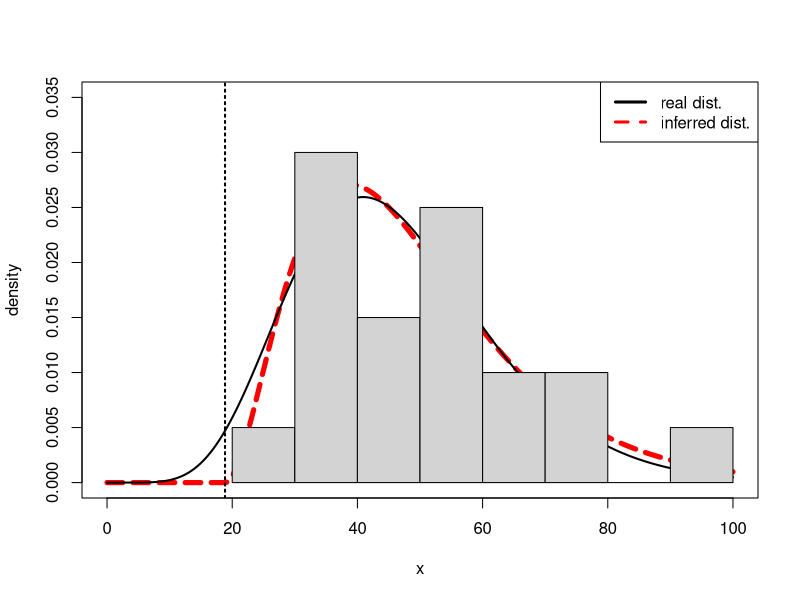

R code for this plot:
require(viridis);

mycolors = c(
	"#000000FF",
	"#FF0000FF",
	3,
	"#0000FFFF",
	"#00FFFFFF",
	"#FF00FFFF",
	"#FFFF00FF",
	"#999999FF"
);

mylwd = c(2, 5);
mylty = function(idx){
	l = list(1, "32");
	l[[idx]];
}

graphics.off();
scale=0.6;
dev.new(width=scale*12, height=scale*8);

mydist = function(x){
	dgamma(x - 6*pi, shape=3, scale=10);
}

x = seq(0, 100, length=2000);
plot(x, mydist(x), type="l", lwd=mylwd[2], col=mycolors[2], xlab="x", ylab="density", xlim=c(0, 100), ylim=c(0, 0.035), lty=mylty(2));
abline(v=6*pi, col=1, lwd=2, lty="12");

# Now we find the closest gamma near that function
difference = function(params){
	sum(abs(dgamma(x, shape=params[1], scale=params[2]) - mydist(x)));
}

#params = optim(c(1.2, 5), difference, method="L-BFGS", lower=c(0, 0))$par;
#print(params);
params = c(8.243800, 5.647846); # What the above optimization finds

lines(x, dgamma(x, shape=params[1], scale=params[2]), lwd=mylwd[1], lty=mylty(1), col=mycolors[1]);

#data = rgamma(n=20, shape=params[1], scale=params[2]);
#print(data);
data = c(45.42578,37.14454,31.91805,78.38157,51.13203,76.95387,34.06098,34.73172,26.69495,67.43486,98.01783,61.88397,41.99400,34.95689,51.49814,56.23078,55.54928,44.69236,36.25360,59.33179)
hist(data, freq=FALSE, add=T);

legend("topright", c("real dist.", "inferred dist."), col=mycolors[1:2], lty=1:2, lwd=3);

text(17.8, 0.10, "c = 20");
arrows(18, 0.096, 19.9, 0.090, length=0.1);
